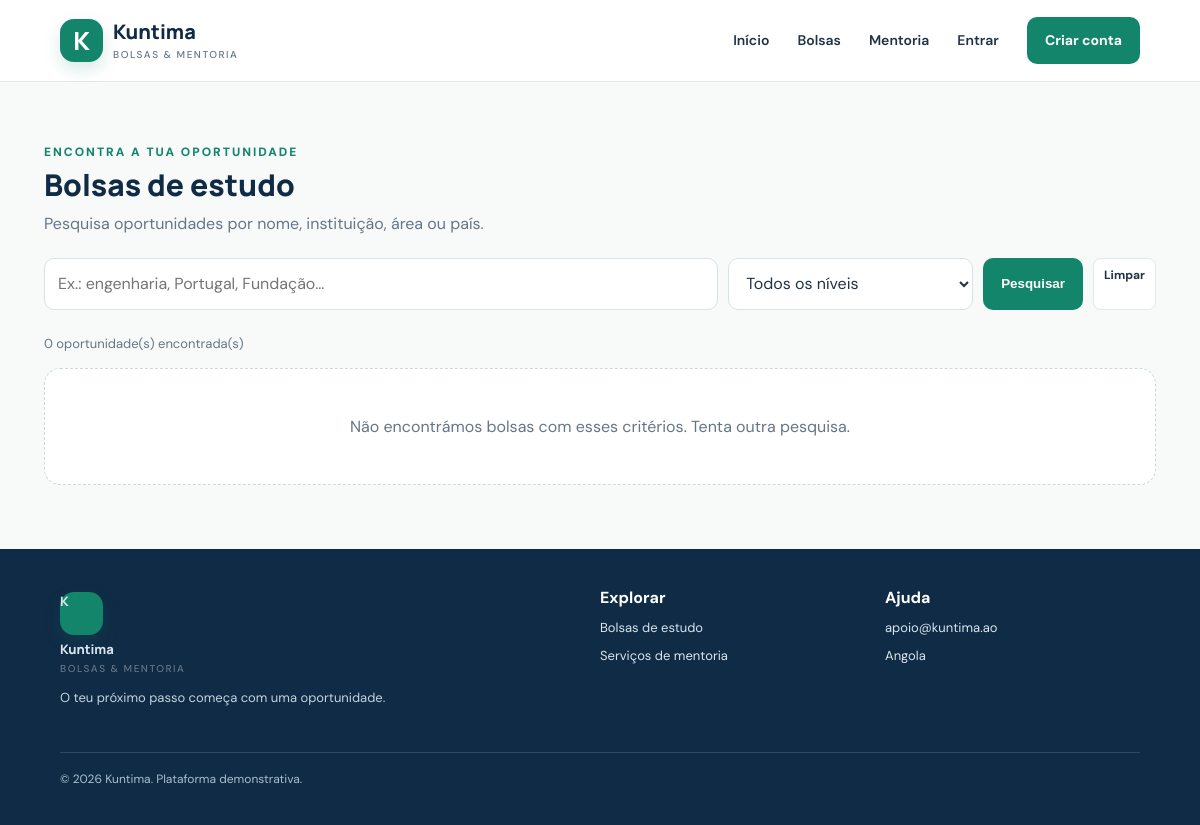
The app's page /bolsas.php, older data.
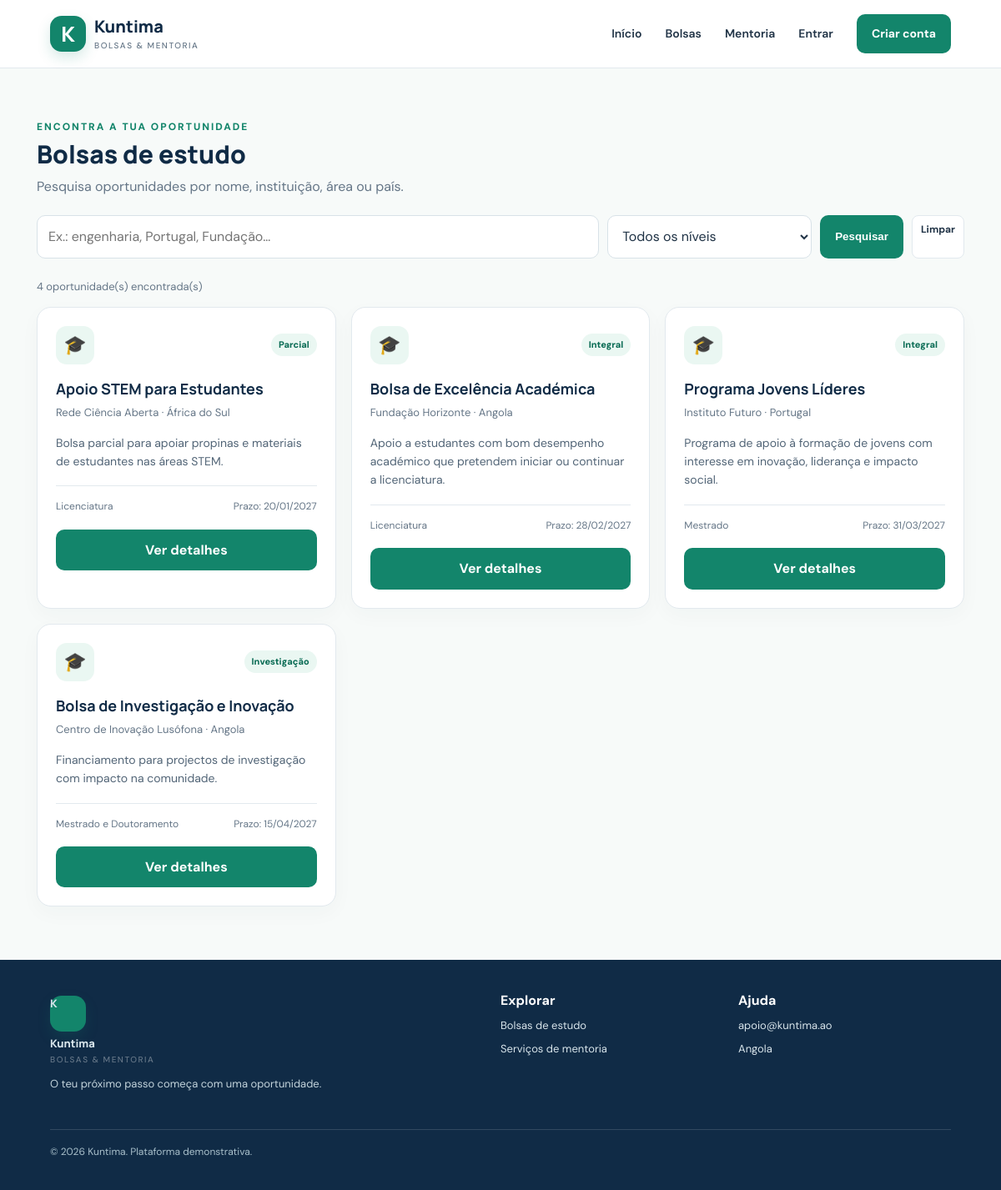
The same page, newer data.
### tables this page shows
CREATE TABLE IF NOT EXISTS bolsa (
 id INT UNSIGNED AUTO_INCREMENT PRIMARY KEY,
 title VARCHAR(180) NOT NULL,
 organization VARCHAR(160) NOT NULL,
 country VARCHAR(100) NOT NULL DEFAULT 'Angola',
 study_level VARCHAR(100) NOT NULL,
 field VARCHAR(120) NOT NULL,
 funding_type ENUM('Integral','Parcial','Propina','Investigação') NOT NULL DEFAULT 'Integral',
 deadline DATE NULL,
 description TEXT NOT NULL,
 requirements TEXT NULL,
 application_url VARCHAR(500) NULL,
 status ENUM('published','draft','closed') NOT NULL DEFAULT 'published',
 created_at TIMESTAMP DEFAULT CURRENT_TIMESTAMP
);

### config.php (called while the page is built, shortened)
<?php
function e($value): string { return htmlspecialchars((string)$value, ENT_QUOTES, 'UTF-8'); }

### bolsas.php (the view)
<?php require_once 'config.php'; $page_title='Bolsas de estudo | Kuntima'; $pdo=db(); $q=trim($_GET['q']??''); $level=trim($_GET['nivel']??''); $sql="SELECT * FROM bolsa WHERE status='published' AND (deadline IS NULL OR deadline>=CURDATE())"; $args=[]; if($q!==''){$sql.=' AND (title LIKE ? OR organization LIKE ? OR field LIKE ? OR country LIKE ?)';$like='%'.$q.'%';array_push($args,$like,$like,$like,$like);}if($level!==''){$sql.=' AND study_level=?';$args[]=$level;}$sql.=' ORDER BY deadline IS NULL, deadline';$st=$pdo->prepare($sql);$st->execute($args);$items=$st->fetchAll(); require 'includes/header.php'; ?>
<div class="page-heading"><span class="eyebrow" style="color:var(--green)">Encontra a tua oportunidade</span><h1>Bolsas de estudo</h1><p>Pesquisa oportunidades por nome, instituição, área ou país.</p></div><form class="filters" method="get"><input name="q" value="<?=e($q)?>" placeholder="Ex.: engenharia, Portugal, Fundação…"><select name="nivel"><option value="">Todos os níveis</option><?php foreach(['Ensino secundário','Licenciatura','Mestrado','Doutoramento','Mestrado e Doutoramento'] as $v): ?><option <?= $level===$v?'selected':'' ?> value="<?=e($v)?>"><?=e($v)?></option><?php endforeach; ?></select><button class="btn-primary" type="submit">Pesquisar</button><a class="btn-small" href="bolsas.php">Limpar</a></form><p class="muted"><?=count($items)?> oportunidade(s) encontrada(s)</p><?php if($items): ?><div class="grid"><?php foreach($items as $s): ?><article class="card"><div class="card-top"><div class="org-icon">🎓</div><span class="tag"><?=e($s['funding_type'])?></span></div><h3><?=e($s['title'])?></h3><div class="muted"><?=e($s['organization'])?> · <?=e($s['country'])?></div><p><?=e(mb_strimwidth($s['description'],0,145,'…','UTF-8'))?></p><div class="card-meta"><span><?=e($s['study_level'])?></span><span><?= $s['deadline']?'Prazo: '.e(date('d/m/Y',strtotime($s['deadline']))):'Prazo a confirmar' ?></span></div><a class="btn-primary" href="bolsa.php?id=<?=$s['id']?>">Ver detalhes</a></article><?php endforeach; ?></div><?php else: ?><div class="empty">Não encontrámos bolsas com esses critérios. Tenta outra pesquisa.</div><?php endif; ?><?php require 'includes/footer.php'; ?>

Row changes from the older to the newer data that the page shows:
added bolsa: funding_type "Parcial", title "Apoio STEM para Estudantes", organization "Rede Ciência Aberta", country "África do Sul", description "Bolsa parcial para apoiar propinas e materiais de estudantes nas áreas STEM.", study_level "Licenciatura", deadline "20/01/2027"
added bolsa: funding_type "Integral", title "Bolsa de Excelência Académica", organization "Fundação Horizonte", country "Angola", description "Apoio a estudantes com bom desempenho académico que pretendem iniciar ou continuar a licenciatura.", study_level "Licenciatura", deadline "28/02/2027"
added bolsa: funding_type "Integral", title "Programa Jovens Líderes", organization "Instituto Futuro", country "Portugal", description "Programa de apoio à formação de jovens com interesse em inovação, liderança e impacto social.", study_level "Mestrado", deadline "31/03/2027"
added bolsa: funding_type "Investigação", title "Bolsa de Investigação e Inovação", organization "Centro de Inovação Lusófona", country "Angola", description "Financiamento para projectos de investigação com impacto na comunidade.", study_level "Mestrado e Doutoramento", deadline "15/04/2027"
Text that changed along with them:
count($items): "0" → "4"
text no longer shown: "Não encontrámos bolsas com esses critérios. Tenta outra pesquisa."
